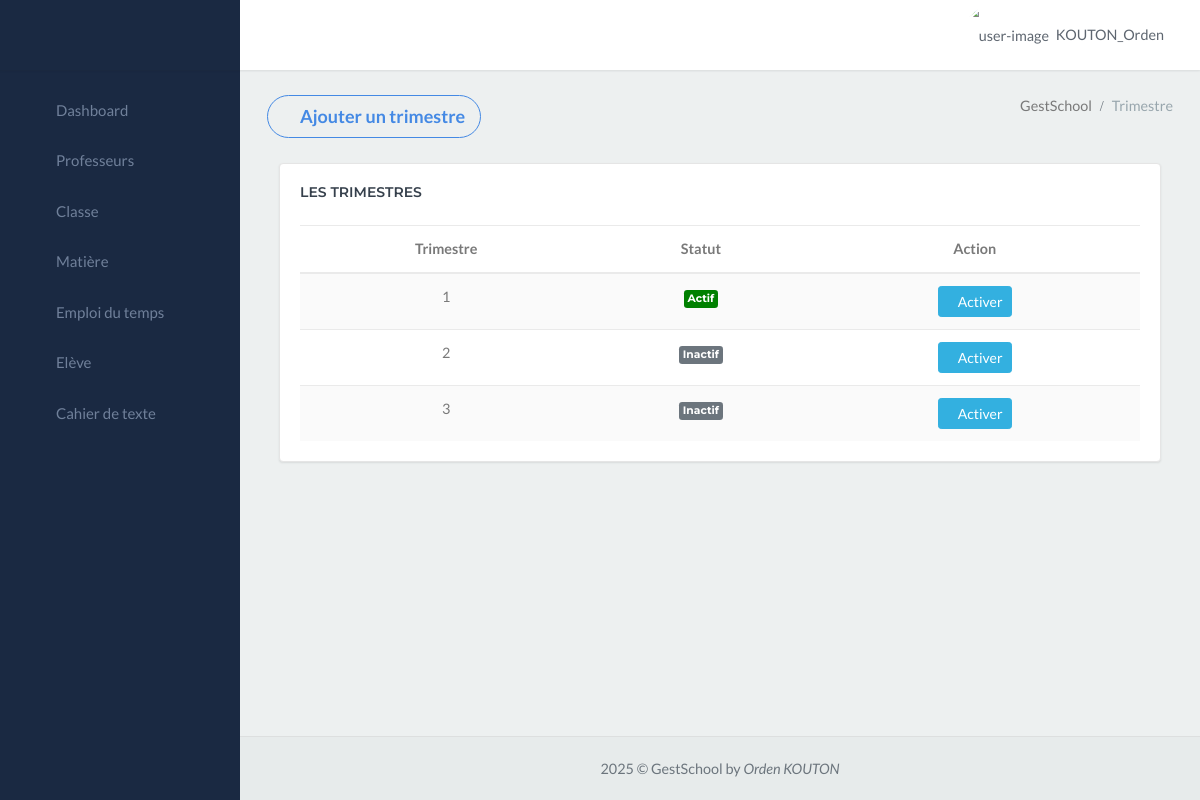
The page /gestschool_app/timestre/ (signed in) on the database its author committed.
### gestschool_app/models.py (models this page shows, shortened)
class CustomUser(AbstractUser):
    ROLE_CHOICES = (
        ('Choississez un rôle', 'Choississez un rôle'),
        ('Censeur', 'Censeur'),
        ('Surveillant', 'Surveillant'),
        ('Secrétaire', 'Secrétaire'),
        ('Professeur', 'Professeur'),
        ('Comptable', 'Comptable'),
        ('superadmin', 'superadmin'),
    )
    role = models.CharField(max_length=20, choices=ROLE_CHOICES, default='Personnel')
    groups = models.ManyToManyField(
        'auth.Group',
        verbose_name='groups',
        blank=True,
        help_text='The groups this user belongs to. A user will get all permissions granted to each of their groups.',
        related_name="customuser_set",  # Ajout de related_name
        related_query_name="user",
    )
    user_permissions = models.ManyToManyField(
        'auth.Permission',
        verbose_name='user permissions',
        blank=True,
        help_text='Specific permissions for this user.',
        related_name="customuser_permissions_set", # Ajout de related_name
        related_query_name="user",
    )

class Trimestre(models.Model):
    trimestre = models.CharField(max_length=20)
    active = models.BooleanField(default=False)

### gestschool_app/views.py (the view)
# urls.py: path('timestre/', views.trimestre, name='trimestre'),
@login_required
def trimestre(request):
       trimestres = Trimestre.objects.all()
       return render(request, 'autre/trimestre.html', {'trimestres': trimestres})

### gestschool_app/templates/autre/trimestre.html (shortened to what this page needs)
{% extends "menu.html" %}
{% block content %}
<div class="content-page">
    <div class="content">
        <div class="container-fluid">
            <div class="row">
                <div class="col-12">
                    <div class="page-title-box">
                        <button type="button"
                            class="page-title btn btn-outline-success btn-rounded waves-effect width-md waves-light"
                            data-toggle="modal" data-target=".bs-example-modal-lg">
                            <i class="ion ion-md-add-circle"></i>
                            Ajouter un trimestre
                        </button>
                        <div class="page-title-right">
                            <ol class="breadcrumb p-0 m-0">
                                <li class="breadcrumb-item active">GestSchool</li>
                                <li class="breadcrumb-item"><a>Trimestre</a></li>
                            </ol>
                        </div>
                        <div class="clearfix"></div>
                    </div>
                </div>
            </div>
            <div class="container-fluid">
                <div class="row">
                    <div class="col-lg-12">
                        <div class="card">
                            <div class="card-body">
                                <h4 class="header-title mb-4">Les Trimestres</h4>
                                <div class="table-responsive">
                                    <table class="table table-striped mb-0">
                                        <thead>
                                            <tr>
                                                <th style="text-align: center;">Trimestre</th>
                                                <th style="text-align: center;">Statut</th>
                                                <th style="text-align: center;">Action</th>
                                            </tr>
                                        </thead>
                                        <tbody>
                                            {% for trimestre in trimestres %}
                                            <tr style="text-align: center;" class="success">
                                                <td>{{ trimestre.trimestre }}</td>
                                                <td>
                                                    {% if trimestre.active %}
                                                    <span class="badge" style="background-color: green; padding: 2%;">Actif</span>
                                                    {% else %}
                                                    <span class="badge badge-secondary" style="padding: 2%;">Inactif</span>
                                                    {% endif %}
                                                </td>
                                                <td>
                                                    <a href="{% url 'activer_trimestre' trimestre.id %}">
                                                        <button class="btn btn-info btn-sm">
                                                            <em class="ion ion-ios-checkmark-circle"></em>Activer
                                                        </button>
                                                    </a>
                                                </td>
                                            </tr>
                                            {% empty %}
                                            <tr>
                                                <td colspan="3" style="text-align: center; color: red; font-style: italic;">Aucun trimestre enregistré
                                                </td>
                                            </tr>
                                            {% endfor %}
                                        </tbody>
                                    </table>
                                </div>
                            </div>
                        </div>
                    </div>
                </div>
            </div>
        </div>
    </div>
</div>
{% endblock %}

### gestschool_app/templates/menu.html (shortened to what this page needs)
{% load custom_filters %}
<!DOCTYPE html>
<html lang="en">
<head>
    <link href="/static/libs/sweetalert2/sweetalert2.min.css" rel="stylesheet" type="text/css">
    <link href="/static/libs/datatables/dataTables.bootstrap4.min.css" rel="stylesheet" type="text/css">
    <link href="/static/libs/datatables/buttons.bootstrap4.min.css" rel="stylesheet" type="text/css">
    <link href="/static/libs/datatables/responsive.bootstrap4.min.css" rel="stylesheet" type="text/css">
    <link href="/static/libs/datatables/select.bootstrap4.min.css" rel="stylesheet" type="text/css">
    <link href="/static/css/bootstrap.min.css" rel="stylesheet" type="text/css" id="bootstrap-stylesheet">
    <link href="/static/css/icons.min.css" rel="stylesheet" type="text/css">
    <link href="/static/css/app.min.css" rel="stylesheet" type="text/css" id="app-stylesheet">
</head>
<body>
    <div id="wrapper">
        <div class="navbar-custom">
            <ul class="list-unstyled topnav-menu float-right mb-0">
                <li class="dropdown notification-list">
                    <a class="nav-link dropdown-toggle nav-user mr-0 waves-effect" data-toggle="dropdown" href="#"
                        role="button" aria-haspopup="false" aria-expanded="false">
                        <img src="/static/images/utilisateur-de-profil.png" alt="user-image" class="rounded-circle">
                        <span class="pro-user-name ml-1">
                            {{user.username}} <i class="mdi mdi-chevron-down"></i>
                        </span>
                    </a>
                </li>
            </ul>
            <div class="logo-box">
                <a class="logo text-center logo-light">
                    <span class="logo-lg">
                    </span>
                </a>
            </div>
            <ul class="list-unstyled topnav-menu topnav-menu-left m-0">
                <li>
                    <button class="button-menu-mobile waves-effect">
                        <i class="mdi mdi-menu"></i>
                    </button>
                </li>
            </ul>
        </div>
        <div class="left-side-menu">
            <div class="slimscroll-menu">
                <div id="sidebar-menu">
                    <ul class="metismenu" id="side-menu">
                        {% if user.role == "Censeur" %}
                            <li>
                                <a href="{% url 'index' %}" class="waves-effect">
                                    <i class="ion-md-speedometer"></i>
                                    <span> Dashboard </span>
                                </a>
                            </li>
                            <li>
                                <a href="{% url 'professeur' %}" class="waves-effect">
                                    <i class="mdi mdi-account-outline"></i>
                                    <span> Professeurs </span>
                                </a>
                            </li>
                            <li>
                                <a href="{% url 'classe' %}" class="waves-effect">
                                    <i class="ion-md-home"></i>
                                    <span> Classe </span>
                                </a>
                            </li>
                            <li>
                                <a href="{% url 'matiere' %}" class="waves-effect">
                                    <i class="ion-md-flask"></i>
                                    <span> Matière </span>
                                </a>
                            </li>
                            <li>
                                <a href="{% url 'emploi' %}" class="waves-effect">
                                    <i class="ion ion-ios-calendar"></i>
                                    <span> Emploi du temps </span>
                                </a>
                            </li>
                            <li>
                                <a href="{% url 'eleve' %}" class="waves-effect">
                                    <i class="ion-ios-contacts"></i>
                                    <span> Elève </span>
                                </a>
                            </li>
                            <li>
                                <a href="{% url 'visualisation_cahier_texte' %}" class="waves-effect">
                                    <i class="ion ion-ios-book"></i>
                                    <span> Cahier de texte </span>
                                </a>
                            </li>
                        {% endif %}
                    </ul>
                </div>
            </div>
        </div>
        {% block content %}
        {% endblock %}
         <footer class="footer">
            <div class="container-fluid">
                <div class="row">
                    <div class="col-md-12">
                        2025 &copy; GestSchool by <em>Orden KOUTON</em>
                    </div>
                </div>
            </div>
        </footer>
    </div>
</body>
</html>

### rows shown on the page
CustomUser: username "KOUTON_Orden"
Trimestre: trimestre "1", active "Actif"
Trimestre: trimestre "2", active "Inactif"
Trimestre: trimestre "3", active "Inactif"
